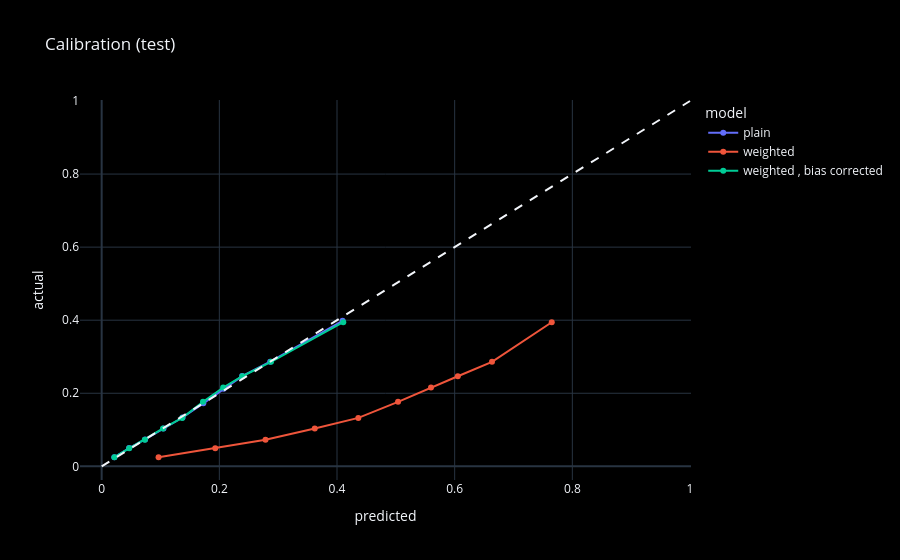

This figure's notebook cell:
### Markdown cell above
### Calibration : when the model says 20% , do 20% of those impressions get clicked ?
### Test rows are cut into 10 bins by predicted probability , then the mean prediction is compared with the real CTR of each bin. On the dashed line = calibrated.

### Code cell
def calibration(p , name):
    bins = pd.qcut(p , 10 , duplicates='drop')
    g = pd.DataFrame({'predicted' : p , 'actual' : y_test_np}).groupby(bins , observed=True).mean()
    g['model'] = name
    return g

pc_test = wmodel.forward_unweighted(X_test).cpu().numpy().ravel()
cal = pd.concat([calibration(p_test , 'plain') , calibration(pw_test , 'weighted') , calibration(pc_test , 'weighted , bias corrected')])
fig = px.line(cal , x='predicted' , y='actual' , color='model' , markers=True , title='Calibration (test)')
fig.add_shape(type='line' , x0=0 , y0=0 , x1=1 , y1=1 , line_dash='dash')
fig.show()

### Figure 1 — Plotly figure (JSON) as saved in the notebook; plotly's stock layout.template omitted (floating-point values rounded to 4 significant figures)
{"data": [{"hovertemplate": "model=plain<br>predicted=%{x}<br>actual=%{y}<extra></extra>", "legendgroup": "plain", "line": {"color": "#636efa", "dash": "solid"}, "marker": {"symbol": "circle"}, "mode": "lines+markers", "name": "plain", "orientation": "v", "showlegend": true, "type": "scatter", "x": [0.02146, 0.04663, 0.07381, 0.1051, 0.1375, 0.1727, 0.2073, 0.2388, 0.2865, 0.4095], "xaxis": "x", "y": [0.02485, 0.04987, 0.07343, 0.1039, 0.1337, 0.1725, 0.2126, 0.247, 0.2864, 0.3983], "yaxis": "y"}, {"hovertemplate": "model=weighted<br>predicted=%{x}<br>actual=%{y}<extra></extra>", "legendgroup": "weighted", "line": {"color": "#EF553B", "dash": "solid"}, "marker": {"symbol": "circle"}, "mode": "lines+markers", "name": "weighted", "orientation": "v", "showlegend": true, "type": "scatter", "x": [0.09671, 0.1931, 0.2785, 0.3622, 0.4363, 0.5038, 0.5598, 0.6053, 0.6634, 0.765], "xaxis": "x", "y": [0.02493, 0.04931, 0.07274, 0.1036, 0.1326, 0.1766, 0.2158, 0.2466, 0.2861, 0.3944], "yaxis": "y"}, {"hovertemplate": "model=weighted , bias corrected<br>predicted=%{x}<br>actual=%{y}<extra></extra>", "legendgroup": "weighted , bias corrected", "line": {"color": "#00cc96", "dash": "solid"}, "marker": {"symbol": "circle"}, "mode": "lines+markers", "name": "weighted , bias corrected", "orientation": "v", "showlegend": true, "type": "scatter", "x": [0.02164, 0.04681, 0.07337, 0.1043, 0.1369, 0.1723, 0.2066, 0.239, 0.2879, 0.4107], "xaxis": "x", "y": [0.02493, 0.04931, 0.07274, 0.1036, 0.1326, 0.1766, 0.2158, 0.2466, 0.2861, 0.3944], "yaxis": "y"}], "layout": {"legend": {"title": {"text": "model"}, "tracegroupgap": 0}, "shapes": [{"line": {"dash": "dash"}, "type": "line", "x0": 0, "x1": 1, "y0": 0, "y1": 1}], "title": {"text": "Calibration (test)"}, "xaxis": {"anchor": "y", "domain": [0.0, 1.0], "title": {"text": "predicted"}}, "yaxis": {"anchor": "x", "domain": [0.0, 1.0], "title": {"text": "actual"}}}}
